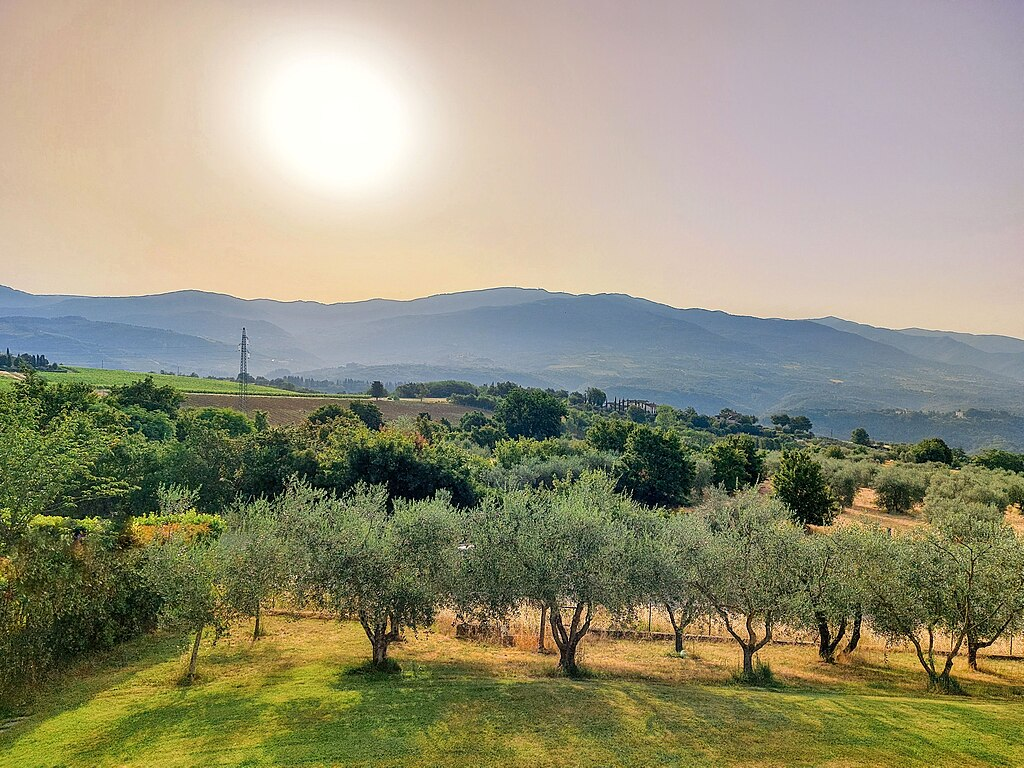
#> input picture image.jpg, 1024 x 768 px, found by its file name
$ jupyter execute OpenCV_learning.ipynb
#> lines starting #> are read from the running program, lines starting #| are printed output that depends on the picture; after the words box and inside, x2 and y2 are one past the last pixel; in counts of white or black regions, pixels touching at a corner belong together
[cell 1]
import numpy as np
import cv2 as cv

[cell 2]
img = cv.imread("image.jpg")
#> img is the input picture: shape (768, 1024, 3); mean B, G, R 121.2, 146.6, 149.9

[cell 3]
cv.imshow('window',img)
cv.waitKey(0)
# cv.destroyWindow('window')

[cell 4]
# [11 lines of commented-out code are left out]

[cell 5]
def rescaleFrame(frame, scale=0.75):##can be used for videos,images, live video
    width = int(frame.shape[1]*scale)
    height = int(frame.shape[0]*scale)

    dimensions = (width,height)

    rescaled_img = cv.resize(frame,dimensions)#interpolation=cv.INTER_AREA
    return rescaled_img

# [10 lines of commented-out code are left out]

[cell 6]
def changeRes(width, height):##used for live video
    capture.set(3,width)
    capture.set(4,height)

[cell 7]
blank = np.zeros((500,500,3),dtype= 'uint8')
blank[200:500,300:400] = (150,255,0)

cv.imshow('window',blank)
cv.waitKey(0)

[cell 8]
cv.rectangle(blank,(0,0),(250,250),(0,250,0),thickness=2)
cv.imshow('window',blank)
cv.waitKey(0)

[cell 9]
cv.circle(blank,center=(250,250),radius=100,color=(200,255,200),thickness=3)
cv.imshow('window',blank)
cv.waitKey(0)

[cell 10]
cv.line(blank,(250,250),(300,200),color=(255,0,0),thickness=5)
cv.imshow('window',blank)
cv.waitKey(0)

[cell 11]
cv.putText(blank,"Hello, I am fun.",(10,200),fontScale=.75,fontFace=cv.FONT_HERSHEY_DUPLEX,color=(20,156,201),thickness=2)
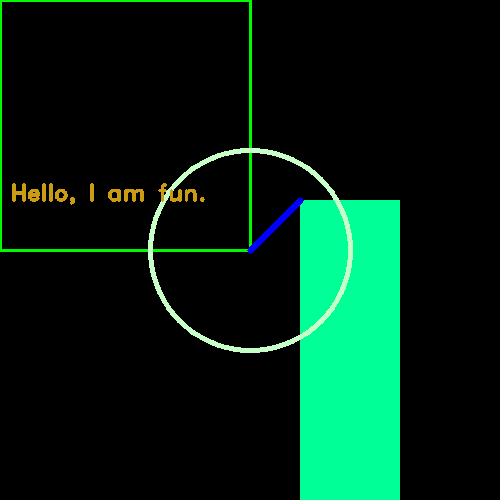
#> blank: shape (500, 500, 3); mean of channels 0, 1, 2 20.6, 36.2, 3.5; drawn as B, G, R
cv.imshow('window',blank)
cv.waitKey(0)

[cell 12]
gray = cv.cvtColor(img,cv.COLOR_BGR2GRAY)
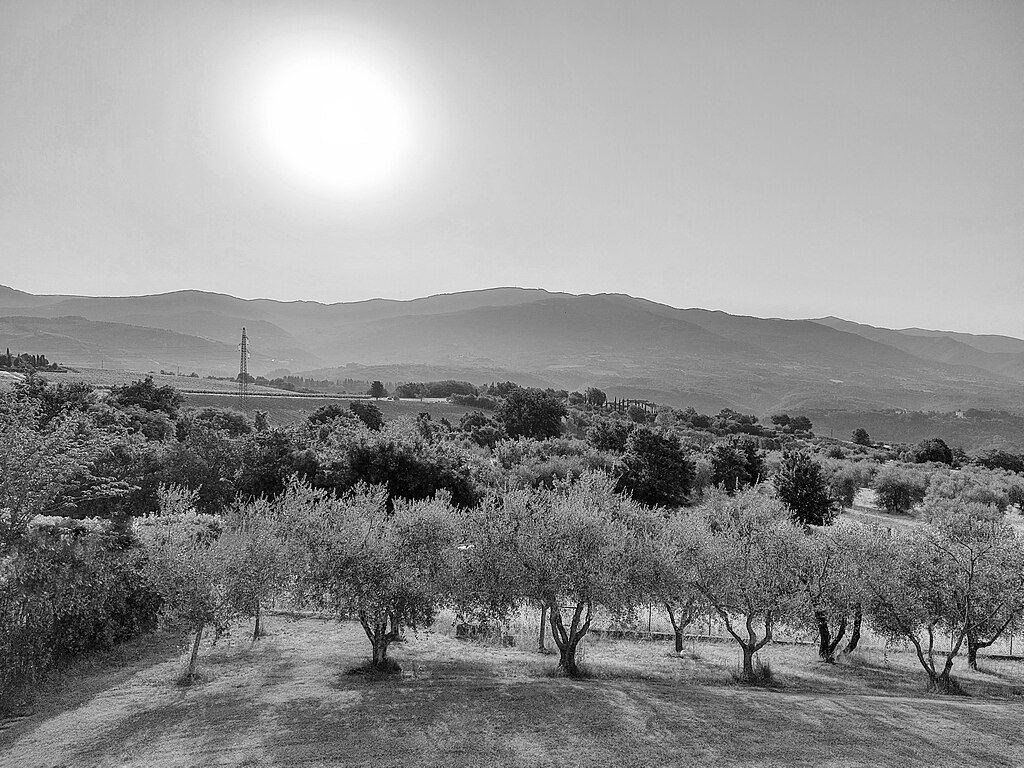
#> gray: shape (768, 1024); min 0, max 255, mean 144.7
cv.imshow('window',gray)
cv.waitKey(0)

[cell 13]
blur = cv.blur(img,(3,3),cv.BORDER_DEFAULT)
cv.imshow('window',blur)
cv.waitKey(0)

[cell 14]
#Edge cascade
canny = cv.Canny(blur,125,175)
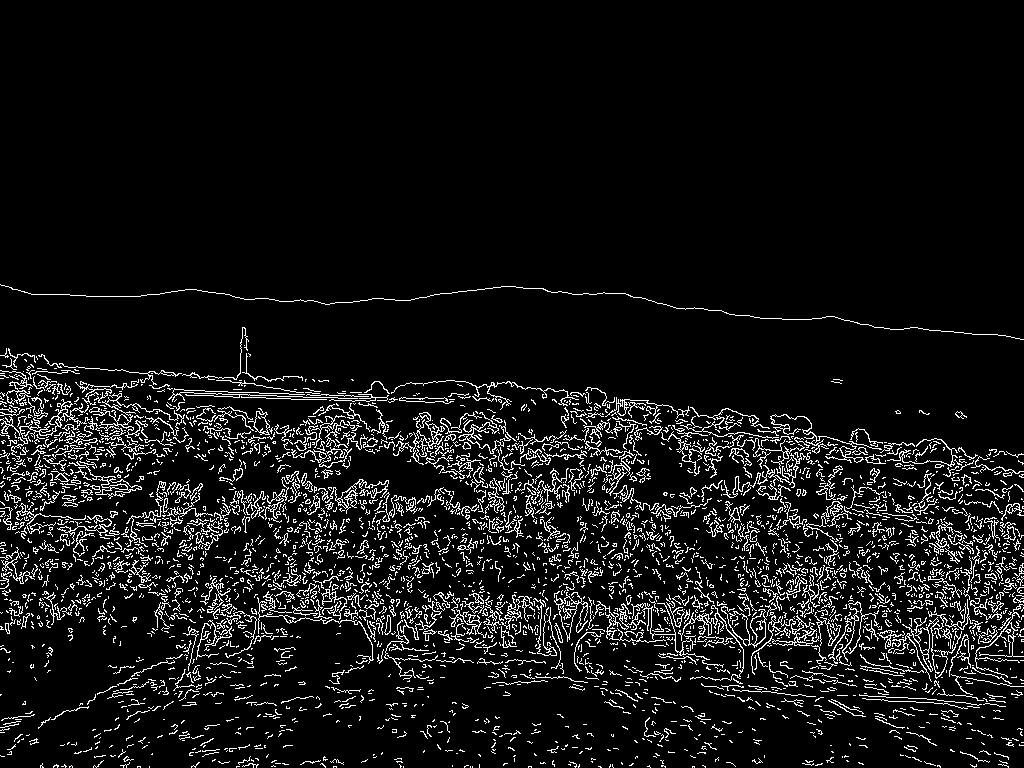
#> canny: shape (768, 1024); 7.7% white in thin lines or dots, all inside (x1, y1, x2, y2) = (0, 284, 1024, 768)
cv.imshow('window',canny)
cv.waitKey(0)

[cell 15]
#dilating the image

dilated = cv.dilate(canny,(7,7),iterations=3 )
#> dilated: shape (768, 1024); 20.1% white; 667 white regions (243 under 20 px), largest, box (x1, y1, x2, y2) and area: (0, 327, 1024, 722) 98374, (196, 519, 389, 712) 8943, (384, 580, 604, 694) 7497
cv.imshow('window',dilated)
cv.waitKey(0)

[cell 16]
#eroding the image

eroded = cv.erode(dilated,(7,7),iterations=3 )
#> eroded: shape (768, 1024); 11.6% white; 1030 white regions (728 under 20 px), largest, box (x1, y1, x2, y2) and area: (0, 330, 1024, 640) 37201, (595, 520, 1024, 722) 13597, (384, 583, 557, 685) 3560
cv.imshow('window',eroded)
cv.waitKey(0)

[cell 17]
resized = cv.resize(img,(1000,1000),interpolation=cv.INTER_CUBIC)
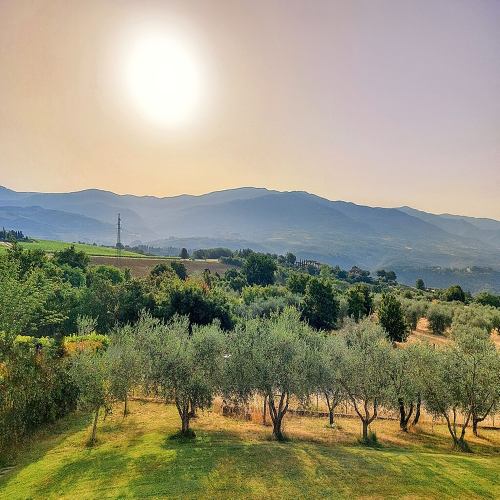
#> resized: shape (1000, 1000, 3) (shown at 1/2 size); mean B, G, R 121.3, 146.6, 149.9
cv.imshow('window',resized)
cv.waitKey(0)

[cell 18]
#cropping
cropped = img[100:400,200:350]
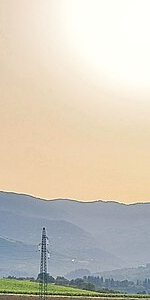
#> cropped: shape (300, 150, 3); mean B, G, R 186.9, 200.9, 207.8
cv.imshow('window',cropped)
cv.waitKey(0)

[cell 19]
#Rotation
def rotate(img, angle, rotPoint = None):
#> called with angle = 120
    (height, width) = img.shape[:2]
#> height = 768; width = 1024

    if rotPoint is None:
        rotPoint = (width//2,height//2)
#> rotPoint = (512, 384)

    rotMat = cv.getRotationMatrix2D(rotPoint,angle,1.0)
    dimensions = (width, height)
#> dimensions = (1024, 768)
    return cv.warpAffine(img,rotMat,dimensions)
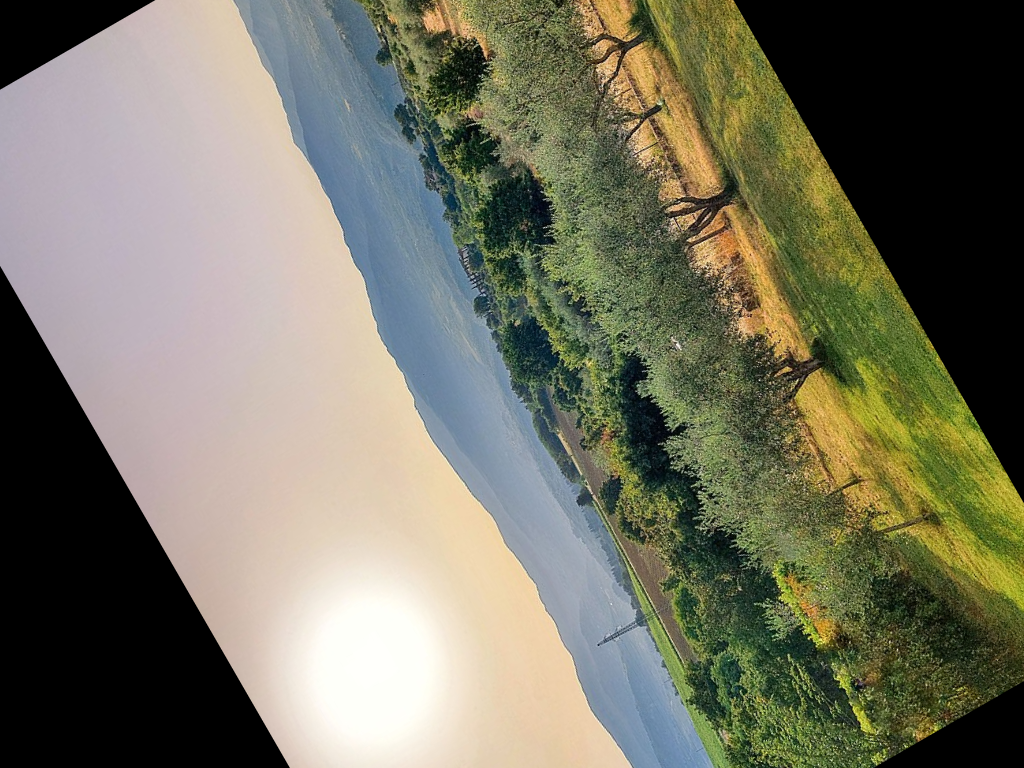
#> returned value: shape (768, 1024, 3); mean of channels 0, 1, 2 98.3, 116.1, 117.5; drawn as B, G, R

rotated = rotate(img,120)
rerotated = rotate(rotated,-120)

cv.imshow('window',rerotated)
cv.waitKey(0)

[cell 20]
##Contour and edge detection
img = cv.imread("image.jpg")
gray = cv.cvtColor(img,cv.COLOR_BGR2GRAY)


blank_1 = np.zeros(img.shape,dtype='uint8')

ret,thresh = cv.threshold(gray,125,255,cv.THRESH_BINARY)
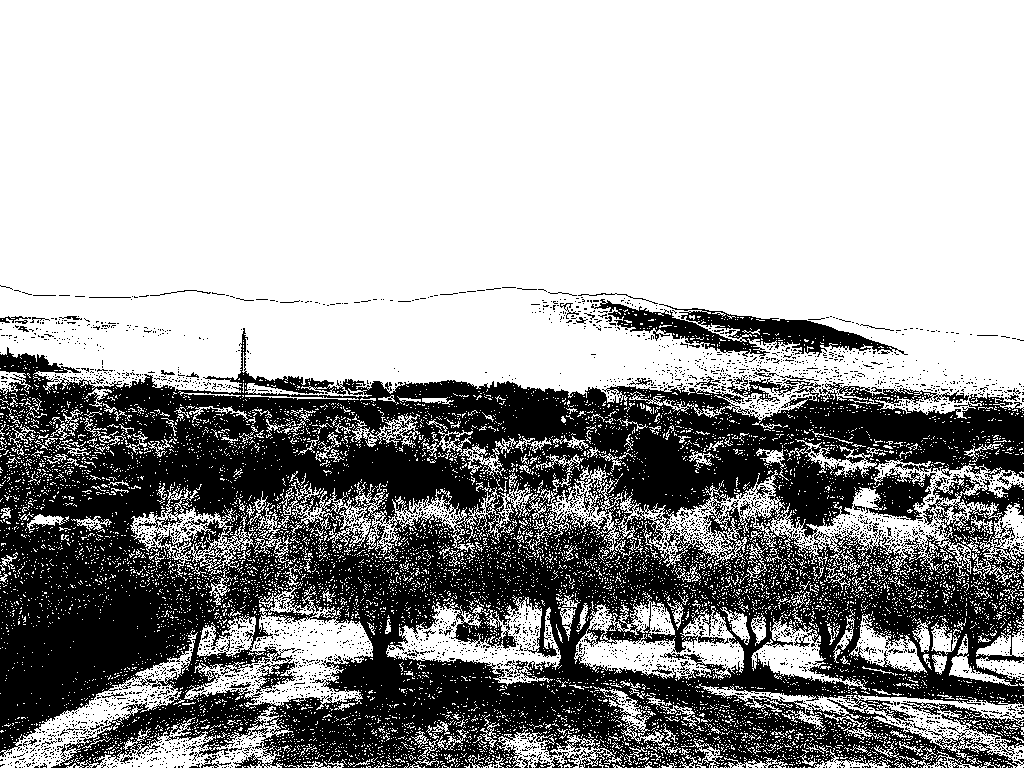
#> thresh: shape (768, 1024); 63.8% white; 3246 black regions (3166 under 20 px)
contours, hierarachies = cv.findContours(canny,cv.RETR_LIST,cv.CHAIN_APPROX_NONE)
#> contours = 3808 contours, 3588 with area under 20; largest, box (x1, y1, x2, y2) and area: (751, 615, 819, 675) 638, (554, 592, 588, 642) 474, (828, 601, 880, 664) 426, (558, 596, 578, 638) 382, (69, 461, 142, 499) 370
# cv.imshow('car',img)
cv.imshow('canny',canny)
# cv.imshow('thresh_1',thresh)
print(f"{len(contours)} contour(s) found!")
#| 3808 contour(s) found!

cv.drawContours(blank_1,contours,-1,(0,0,255),thickness=1)
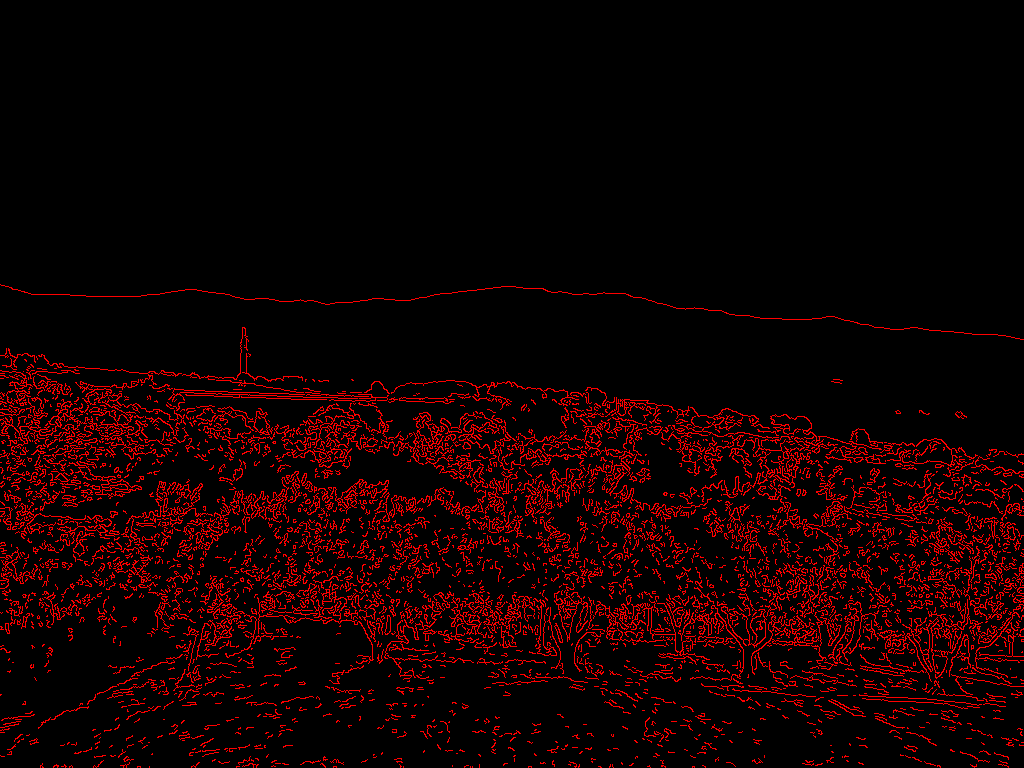
#> blank_1: shape (768, 1024, 3); mean of channels 0, 1, 2 0, 0, 19.6; drawn as B, G, R
cv.imshow('thresh',blank_1)

cv.waitKey(0)
